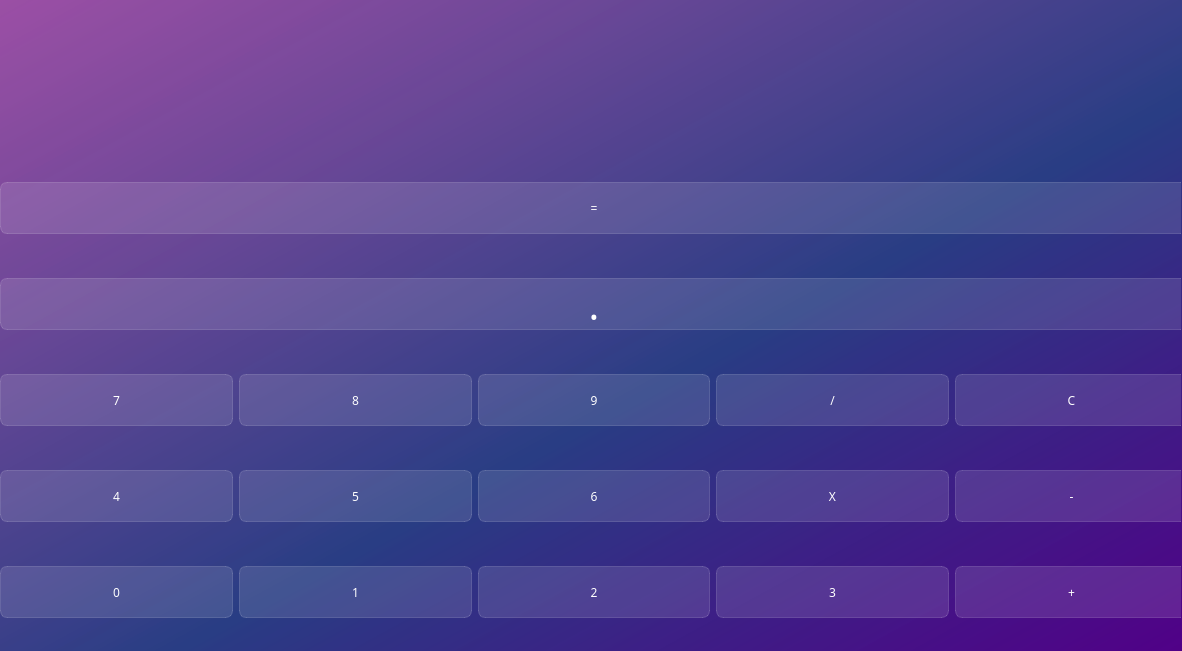
<?xml version="1.0" encoding="UTF-8"?>
<ui version="4.0">
 <class>MainWindow</class>
 <widget class="QMainWindow" name="MainWindow">
  <property name="geometry">
   <rect>
    <x>0</x>
    <y>0</y>
    <width>1182</width>
    <height>651</height>
   </rect>
  </property>
  <property name="windowTitle">
   <string>MainWindow</string>
  </property>
  <property name="styleSheet">
   <string notr="true">background-color: qlineargradient(spread:pad, x1:1, y1:1, x2:0, y2:0, stop:0 rgba(81, 0, 135, 255), stop:0.427447 rgba(41, 61, 132, 235), stop:1 rgba(155, 79, 165, 255));
font-family: Noto Sans SC;</string>
  </property>
  <widget class="QWidget" name="centralwidget">
   <widget class="QWidget" name="widget" native="true">
    <property name="geometry">
     <rect>
      <x>0</x>
      <y>0</y>
      <width>1181</width>
      <height>651</height>
     </rect>
    </property>
    <property name="styleSheet">
     <string notr="true">background-color: none;
color: white;</string>
    </property>
    <widget class="QWidget" name="layoutWidget">
     <property name="geometry">
      <rect>
       <x>0</x>
       <y>0</y>
       <width>1188</width>
       <height>661</height>
      </rect>
     </property>
     <layout class="QVBoxLayout" name="verticalLayout">
      <item>
       <widget class="QLabel" name="output">
        <property name="maximumSize">
         <size>
          <width>16777215</width>
          <height>100</height>
         </size>
        </property>
        <property name="styleSheet">
         <string notr="true">color: white;
font-weight: bold;
font-size: 20pt;
background-color: none;
border: none;</string>
        </property>
        <property name="text">
         <string/>
        </property>
       </widget>
      </item>
      <item>
       <widget class="QPushButton" name="button_e">
        <property name="styleSheet">
         <string notr="true">QPushButton{
color: white;
background-color: rgba(255, 255, 255, 30);
border: 1px solid rgba(255, 255, 255, 40);
border-radius: 7px; 
width: 230px;
height: 50px; 
}
QPushButton:hover {
background-color: rgba(255, 255, 255, 40);
}
QPushButton:pressed{
background-color: rgba(255, 255, 255, 70);
}</string>
        </property>
        <property name="text">
         <string>=</string>
        </property>
       </widget>
      </item>
      <item>
       <widget class="QPushButton" name="button_t">
        <property name="styleSheet">
         <string notr="true">QPushButton{
color: white;
background-color: rgba(255, 255, 255, 30);
border: 1px solid rgba(255, 255, 255, 40);
border-radius: 7px; 
width: 230px;
height: 50px; 
font-size: 30pt
}
QPushButton:hover {
background-color: rgba(255, 255, 255, 40);
}
QPushButton:pressed{
background-color: rgba(255, 255, 255, 70);
}</string>
        </property>
        <property name="text">
         <string>.</string>
        </property>
       </widget>
      </item>
      <item>
       <layout class="QHBoxLayout" name="third_row">
        <item>
         <widget class="QPushButton" name="button_7">
          <property name="styleSheet">
           <string notr="true">QPushButton{
color: white;
background-color: rgba(255, 255, 255, 30);
border: 1px solid rgba(255, 255, 255, 40);
border-radius: 7px; 
width: 230px;
height: 50px; 
}
QPushButton:hover {
background-color: rgba(255, 255, 255, 40);
}
QPushButton:pressed{
background-color: rgba(255, 255, 255, 70);
}</string>
          </property>
          <property name="text">
           <string>7</string>
          </property>
         </widget>
        </item>
        <item>
         <widget class="QPushButton" name="button_8">
          <property name="styleSheet">
           <string notr="true">QPushButton{
color: white;
background-color: rgba(255, 255, 255, 30);
border: 1px solid rgba(255, 255, 255, 40);
border-radius: 7px; 
width: 230px;
height: 50px; 
}
QPushButton:hover {
background-color: rgba(255, 255, 255, 40);
}
QPushButton:pressed{
background-color: rgba(255, 255, 255, 70);
}</string>
          </property>
          <property name="text">
           <string>8</string>
          </property>
         </widget>
        </item>
        <item>
         <widget class="QPushButton" name="button_9">
          <property name="styleSheet">
           <string notr="true">QPushButton{
color: white;
background-color: rgba(255, 255, 255, 30);
border: 1px solid rgba(255, 255, 255, 40);
border-radius: 7px; 
width: 230px;
height: 50px; 
}
QPushButton:hover {
background-color: rgba(255, 255, 255, 40);
}
QPushButton:pressed{
background-color: rgba(255, 255, 255, 70);
}</string>
          </property>
          <property name="text">
           <string>9</string>
          </property>
         </widget>
        </item>
        <item>
         <widget class="QPushButton" name="button_d">
          <property name="styleSheet">
           <string notr="true">QPushButton{
color: white;
background-color: rgba(255, 255, 255, 30);
border: 1px solid rgba(255, 255, 255, 40);
border-radius: 7px; 
width: 230px;
height: 50px; 
}
QPushButton:hover {
background-color: rgba(255, 255, 255, 40);
}
QPushButton:pressed{
background-color: rgba(255, 255, 255, 70);
}</string>
          </property>
          <property name="text">
           <string>/</string>
          </property>
         </widget>
        </item>
        <item>
         <widget class="QPushButton" name="button_c">
          <property name="styleSheet">
           <string notr="true">QPushButton{
color: white;
background-color: rgba(255, 255, 255, 30);
border: 1px solid rgba(255, 255, 255, 40);
border-radius: 7px; 
width: 230px;
height: 50px; 
}
QPushButton:hover {
background-color: rgba(255, 255, 255, 40);
}
QPushButton:pressed{
background-color: rgba(255, 255, 255, 70);
}</string>
          </property>
          <property name="text">
           <string>C</string>
          </property>
         </widget>
        </item>
       </layout>
      </item>
      <item>
       <layout class="QHBoxLayout" name="second_row">
        <item>
         <widget class="QPushButton" name="button_4">
          <property name="styleSheet">
           <string notr="true">QPushButton{
color: white;
background-color: rgba(255, 255, 255, 30);
border: 1px solid rgba(255, 255, 255, 40);
border-radius: 7px; 
width: 230px;
height: 50px; 
}
QPushButton:hover {
background-color: rgba(255, 255, 255, 40);
}
QPushButton:pressed{
background-color: rgba(255, 255, 255, 70);
}</string>
          </property>
          <property name="text">
           <string>4</string>
          </property>
         </widget>
        </item>
        <item>
         <widget class="QPushButton" name="button_5">
          <property name="styleSheet">
           <string notr="true">QPushButton{
color: white;
background-color: rgba(255, 255, 255, 30);
border: 1px solid rgba(255, 255, 255, 40);
border-radius: 7px; 
width: 230px;
height: 50px; 
}
QPushButton:hover {
background-color: rgba(255, 255, 255, 40);
}
QPushButton:pressed{
background-color: rgba(255, 255, 255, 70);
}</string>
          </property>
          <property name="text">
           <string>5</string>
          </property>
         </widget>
        </item>
        <item>
         <widget class="QPushButton" name="button_6">
          <property name="styleSheet">
           <string notr="true">QPushButton{
color: white;
background-color: rgba(255, 255, 255, 30);
border: 1px solid rgba(255, 255, 255, 40);
border-radius: 7px; 
width: 230px;
height: 50px; 
}
QPushButton:hover {
background-color: rgba(255, 255, 255, 40);
}
QPushButton:pressed{
background-color: rgba(255, 255, 255, 70);
}</string>
          </property>
          <property name="text">
           <string>6</string>
          </property>
         </widget>
        </item>
        <item>
         <widget class="QPushButton" name="button_x">
          <property name="styleSheet">
           <string notr="true">QPushButton{
color: white;
background-color: rgba(255, 255, 255, 30);
border: 1px solid rgba(255, 255, 255, 40);
border-radius: 7px; 
width: 230px;
height: 50px; 
}
QPushButton:hover {
background-color: rgba(255, 255, 255, 40);
}
QPushButton:pressed{
background-color: rgba(255, 255, 255, 70);
}</string>
          </property>
          <property name="text">
           <string>X</string>
          </property>
         </widget>
        </item>
        <item>
         <widget class="QPushButton" name="button_m">
          <property name="styleSheet">
           <string notr="true">QPushButton{
color: white;
background-color: rgba(255, 255, 255, 30);
border: 1px solid rgba(255, 255, 255, 40);
border-radius: 7px; 
width: 230px;
height: 50px; 
}
QPushButton:hover {
background-color: rgba(255, 255, 255, 40);
}
QPushButton:pressed{
background-color: rgba(255, 255, 255, 70);
}</string>
          </property>
          <property name="text">
           <string>-</string>
          </property>
         </widget>
        </item>
       </layout>
      </item>
      <item>
       <layout class="QHBoxLayout" name="first_row">
        <item>
         <widget class="QPushButton" name="button_0">
          <property name="styleSheet">
           <string notr="true">QPushButton{
color: white;
background-color: rgba(255, 255, 255, 30);
border: 1px solid rgba(255, 255, 255, 40);
border-radius: 7px; 
width: 230px;
height: 50px; 
}
QPushButton:hover {
background-color: rgba(255, 255, 255, 40);
}
QPushButton:pressed{
background-color: rgba(255, 255, 255, 70);
}</string>
          </property>
          <property name="text">
           <string>0</string>
          </property>
         </widget>
        </item>
        <item>
         <widget class="QPushButton" name="button_1">
          <property name="styleSheet">
           <string notr="true">QPushButton{
color: white;
background-color: rgba(255, 255, 255, 30);
border: 1px solid rgba(255, 255, 255, 40);
border-radius: 7px; 
width: 230px;
height: 50px; 
}
QPushButton:hover {
background-color: rgba(255, 255, 255, 40);
}
QPushButton:pressed{
background-color: rgba(255, 255, 255, 70);
}</string>
          </property>
          <property name="text">
           <string>1</string>
          </property>
         </widget>
        </item>
        <item>
         <widget class="QPushButton" name="button_2">
          <property name="styleSheet">
           <string notr="true">QPushButton{
color: white;
background-color: rgba(255, 255, 255, 30);
border: 1px solid rgba(255, 255, 255, 40);
border-radius: 7px; 
width: 230px;
height: 50px; 
}
QPushButton:hover {
background-color: rgba(255, 255, 255, 40);
}
QPushButton:pressed{
background-color: rgba(255, 255, 255, 70);
}</string>
          </property>
          <property name="text">
           <string>2</string>
          </property>
         </widget>
        </item>
        <item>
         <widget class="QPushButton" name="button_3">
          <property name="styleSheet">
           <string notr="true">QPushButton{
color: white;
background-color: rgba(255, 255, 255, 30);
border: 1px solid rgba(255, 255, 255, 40);
border-radius: 7px; 
width: 230px;
height: 50px; 
}
QPushButton:hover {
background-color: rgba(255, 255, 255, 40);
}
QPushButton:pressed{
background-color: rgba(255, 255, 255, 70);
}</string>
          </property>
          <property name="text">
           <string>3</string>
          </property>
         </widget>
        </item>
        <item>
         <widget class="QPushButton" name="button_p">
          <property name="styleSheet">
           <string notr="true">QPushButton{
color: white;
background-color: rgba(255, 255, 255, 30);
border: 1px solid rgba(255, 255, 255, 40);
border-radius: 7px; 
width: 230px;
height: 50px; 
}
QPushButton:hover {
background-color: rgba(255, 255, 255, 40);
}
QPushButton:pressed{
background-color: rgba(255, 255, 255, 70);
}</string>
          </property>
          <property name="text">
           <string>+</string>
          </property>
         </widget>
        </item>
       </layout>
      </item>
     </layout>
    </widget>
   </widget>
  </widget>
 </widget>
 <resources/>
 <connections/>
</ui>
